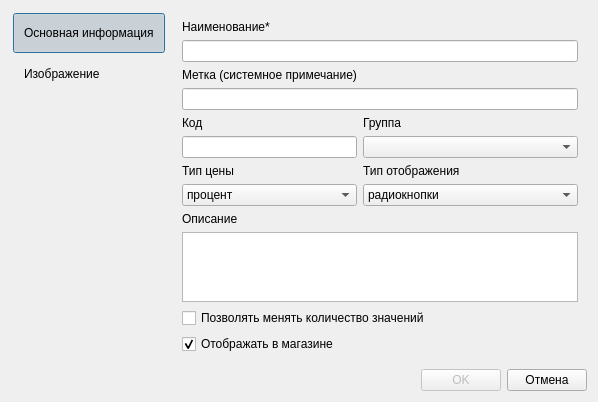
<?xml version="1.0" encoding="UTF-8"?>
<ui version="4.0">
 <class>FormOptionCart</class>
 <widget class="QDialog" name="FormOptionCart">
  <property name="geometry">
   <rect>
    <x>0</x>
    <y>0</y>
    <width>544</width>
    <height>391</height>
   </rect>
  </property>
  <property name="windowTitle">
   <string>Опция товаров</string>
  </property>
  <layout class="QGridLayout" name="gridLayout">
   <item row="0" column="0">
    <widget class="QFrame" name="frame">
     <property name="maximumSize">
      <size>
       <width>16777215</width>
       <height>16777215</height>
      </size>
     </property>
     <property name="autoFillBackground">
      <bool>false</bool>
     </property>
     <property name="frameShape">
      <enum>QFrame::NoFrame</enum>
     </property>
     <property name="frameShadow">
      <enum>QFrame::Sunken</enum>
     </property>
     <layout class="QVBoxLayout" name="verticalLayout_3">
      <property name="spacing">
       <number>1</number>
      </property>
      <property name="leftMargin">
       <number>2</number>
      </property>
      <property name="topMargin">
       <number>2</number>
      </property>
      <property name="rightMargin">
       <number>2</number>
      </property>
      <property name="bottomMargin">
       <number>2</number>
      </property>
      <item>
       <widget class="QPushButton" name="pushButtonMainInfo">
        <property name="minimumSize">
         <size>
          <width>0</width>
          <height>40</height>
         </size>
        </property>
        <property name="baseSize">
         <size>
          <width>0</width>
          <height>0</height>
         </size>
        </property>
        <property name="styleSheet">
         <string notr="true">text-align: left;
padding-left: 10px;
padding-right: 10px;</string>
        </property>
        <property name="text">
         <string>Основная информация</string>
        </property>
        <property name="checkable">
         <bool>true</bool>
        </property>
        <property name="checked">
         <bool>true</bool>
        </property>
        <property name="flat">
         <bool>true</bool>
        </property>
        <attribute name="buttonGroup">
         <string notr="true">buttonGroup</string>
        </attribute>
       </widget>
      </item>
      <item>
       <widget class="QPushButton" name="pushButtonNote">
        <property name="minimumSize">
         <size>
          <width>0</width>
          <height>40</height>
         </size>
        </property>
        <property name="baseSize">
         <size>
          <width>0</width>
          <height>0</height>
         </size>
        </property>
        <property name="styleSheet">
         <string notr="true">text-align: left;
padding-left: 10px;</string>
        </property>
        <property name="text">
         <string>Изображение</string>
        </property>
        <property name="checkable">
         <bool>true</bool>
        </property>
        <property name="flat">
         <bool>true</bool>
        </property>
        <attribute name="buttonGroup">
         <string notr="true">buttonGroup</string>
        </attribute>
       </widget>
      </item>
      <item>
       <spacer name="verticalSpacer_3">
        <property name="orientation">
         <enum>Qt::Vertical</enum>
        </property>
        <property name="sizeHint" stdset="0">
         <size>
          <width>20</width>
          <height>19</height>
         </size>
        </property>
       </spacer>
      </item>
     </layout>
    </widget>
   </item>
   <item row="0" column="1">
    <widget class="QStackedWidget" name="stackedWidget">
     <property name="currentIndex">
      <number>0</number>
     </property>
     <widget class="QWidget" name="pageMain">
      <layout class="QGridLayout" name="gridLayout_2">
       <item row="1" column="0" colspan="2">
        <widget class="QLineEdit" name="lineEditName">
         <property name="whatsThis">
          <string>Фамилия контакта (пример: &quot;Иванов&quot;)</string>
         </property>
        </widget>
       </item>
       <item row="0" column="0">
        <widget class="QLabel" name="labelName">
         <property name="text">
          <string>Наименование*</string>
         </property>
        </widget>
       </item>
       <item row="5" column="0">
        <widget class="QLineEdit" name="lineEditCode">
         <property name="sizePolicy">
          <sizepolicy hsizetype="Preferred" vsizetype="Fixed">
           <horstretch>0</horstretch>
           <verstretch>0</verstretch>
          </sizepolicy>
         </property>
         <property name="whatsThis">
          <string>Фамилия контакта (пример: &quot;Иванов&quot;)</string>
         </property>
        </widget>
       </item>
       <item row="5" column="1">
        <widget class="QComboBox" name="comboBoxGroups">
         <property name="sizePolicy">
          <sizepolicy hsizetype="Expanding" vsizetype="Fixed">
           <horstretch>0</horstretch>
           <verstretch>0</verstretch>
          </sizepolicy>
         </property>
        </widget>
       </item>
       <item row="13" column="0" colspan="2">
        <widget class="QCheckBox" name="checkBoxIsCounted">
         <property name="text">
          <string>Позволять менять количество значений</string>
         </property>
        </widget>
       </item>
       <item row="9" column="0">
        <widget class="QComboBox" name="comboBoxTypePrice">
         <property name="toolTip">
          <string>Тип опции для отображения на сайте</string>
         </property>
         <property name="whatsThis">
          <string>Тип опции для отображения на сайте</string>
         </property>
         <property name="currentIndex">
          <number>1</number>
         </property>
         <item>
          <property name="text">
           <string>абсолютное значение</string>
          </property>
         </item>
         <item>
          <property name="text">
           <string>процент</string>
          </property>
         </item>
        </widget>
       </item>
       <item row="4" column="1">
        <widget class="QLabel" name="labelName_3">
         <property name="text">
          <string>Группа</string>
         </property>
        </widget>
       </item>
       <item row="4" column="0">
        <widget class="QLabel" name="labelName_2">
         <property name="text">
          <string>Код</string>
         </property>
        </widget>
       </item>
       <item row="14" column="0" colspan="2">
        <widget class="QCheckBox" name="checkBoxIsActive">
         <property name="text">
          <string>Отображать в магазине</string>
         </property>
         <property name="checked">
          <bool>true</bool>
         </property>
        </widget>
       </item>
       <item row="11" column="0">
        <widget class="QLabel" name="labelDescription">
         <property name="text">
          <string>Описание</string>
         </property>
        </widget>
       </item>
       <item row="12" column="0" colspan="2">
        <widget class="QPlainTextEdit" name="plainTextEdit"/>
       </item>
       <item row="8" column="1">
        <widget class="QLabel" name="labelName_4">
         <property name="text">
          <string>Тип отображения</string>
         </property>
        </widget>
       </item>
       <item row="8" column="0">
        <widget class="QLabel" name="labelName_5">
         <property name="toolTip">
          <string>Тип влияния на конечную стоимость товара</string>
         </property>
         <property name="whatsThis">
          <string>Тип влияния на конечную стоимость товара</string>
         </property>
         <property name="text">
          <string>Тип цены</string>
         </property>
        </widget>
       </item>
       <item row="9" column="1">
        <widget class="QComboBox" name="comboBoxType">
         <property name="toolTip">
          <string>Тип опции для отображения на сайте</string>
         </property>
         <property name="whatsThis">
          <string>Тип опции для отображения на сайте</string>
         </property>
         <item>
          <property name="text">
           <string>радиокнопки</string>
          </property>
         </item>
         <item>
          <property name="text">
           <string>список</string>
          </property>
         </item>
         <item>
          <property name="text">
           <string>чекбокс (множественный выбор)</string>
          </property>
         </item>
        </widget>
       </item>
       <item row="2" column="0">
        <widget class="QLabel" name="labelNote">
         <property name="text">
          <string>Метка (системное примечание)</string>
         </property>
        </widget>
       </item>
       <item row="3" column="0" colspan="2">
        <widget class="QLineEdit" name="lineEditNote">
         <property name="whatsThis">
          <string>Фамилия контакта (пример: &quot;Иванов&quot;)</string>
         </property>
        </widget>
       </item>
      </layout>
     </widget>
     <widget class="FrameImage" name="pageImage"/>
    </widget>
   </item>
   <item row="1" column="0" colspan="2">
    <layout class="QHBoxLayout" name="horizontalLayout">
     <item>
      <spacer name="horizontalSpacer">
       <property name="orientation">
        <enum>Qt::Horizontal</enum>
       </property>
       <property name="sizeHint" stdset="0">
        <size>
         <width>40</width>
         <height>20</height>
        </size>
       </property>
      </spacer>
     </item>
     <item>
      <widget class="QPushButton" name="buttonSave">
       <property name="enabled">
        <bool>false</bool>
       </property>
       <property name="sizePolicy">
        <sizepolicy hsizetype="Preferred" vsizetype="Preferred">
         <horstretch>0</horstretch>
         <verstretch>0</verstretch>
        </sizepolicy>
       </property>
       <property name="minimumSize">
        <size>
         <width>0</width>
         <height>0</height>
        </size>
       </property>
       <property name="maximumSize">
        <size>
         <width>16777215</width>
         <height>16777215</height>
        </size>
       </property>
       <property name="baseSize">
        <size>
         <width>0</width>
         <height>50</height>
        </size>
       </property>
       <property name="text">
        <string>OK</string>
       </property>
       <property name="iconSize">
        <size>
         <width>20</width>
         <height>20</height>
        </size>
       </property>
       <property name="flat">
        <bool>false</bool>
       </property>
      </widget>
     </item>
     <item>
      <widget class="QPushButton" name="buttonCancel">
       <property name="sizePolicy">
        <sizepolicy hsizetype="Preferred" vsizetype="Preferred">
         <horstretch>0</horstretch>
         <verstretch>0</verstretch>
        </sizepolicy>
       </property>
       <property name="minimumSize">
        <size>
         <width>0</width>
         <height>0</height>
        </size>
       </property>
       <property name="maximumSize">
        <size>
         <width>16777215</width>
         <height>16777215</height>
        </size>
       </property>
       <property name="text">
        <string>Отмена</string>
       </property>
       <property name="iconSize">
        <size>
         <width>20</width>
         <height>20</height>
        </size>
       </property>
       <property name="flat">
        <bool>false</bool>
       </property>
      </widget>
     </item>
    </layout>
   </item>
  </layout>
 </widget>
 <customwidgets>
  <customwidget>
   <class>FrameImage</class>
   <extends>QWidget</extends>
   <header>frameimage.h</header>
   <container>1</container>
  </customwidget>
 </customwidgets>
 <resources/>
 <connections/>
 <buttongroups>
  <buttongroup name="buttonGroup"/>
 </buttongroups>
</ui>
